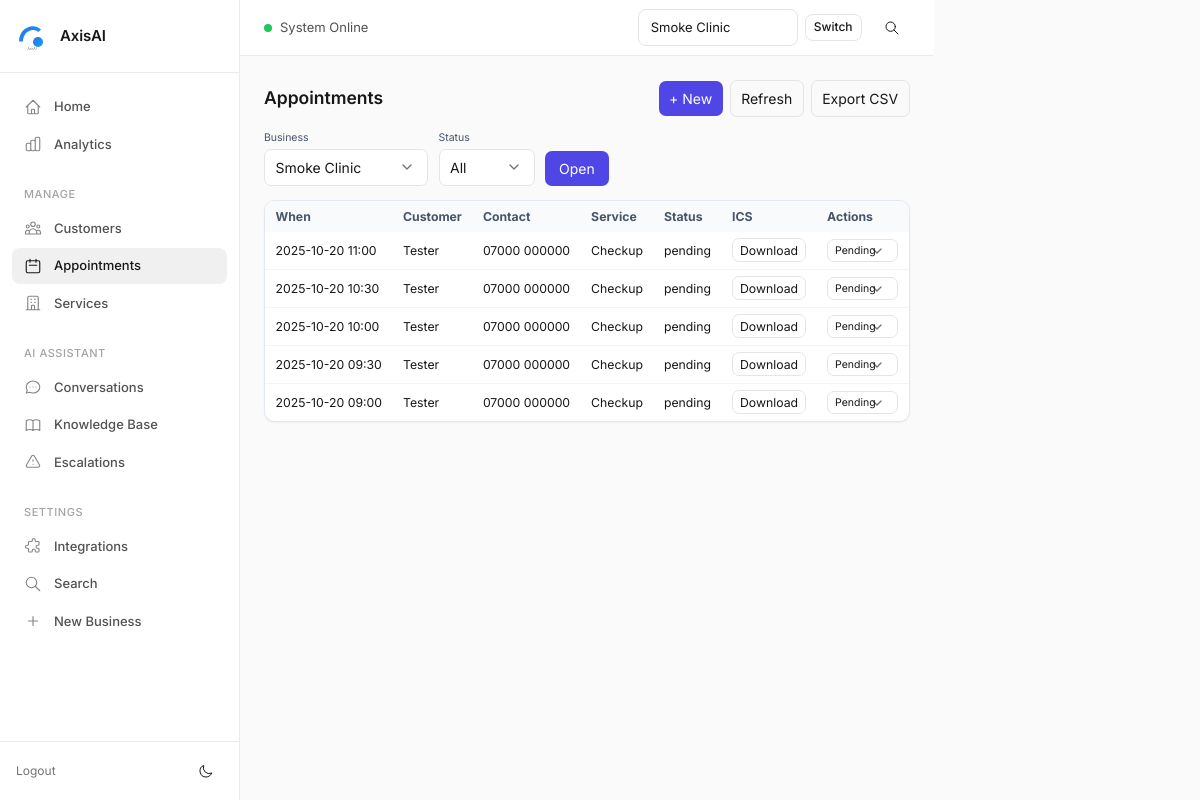
Before: /appointments?business_id=10 (signed in) with the older database file.
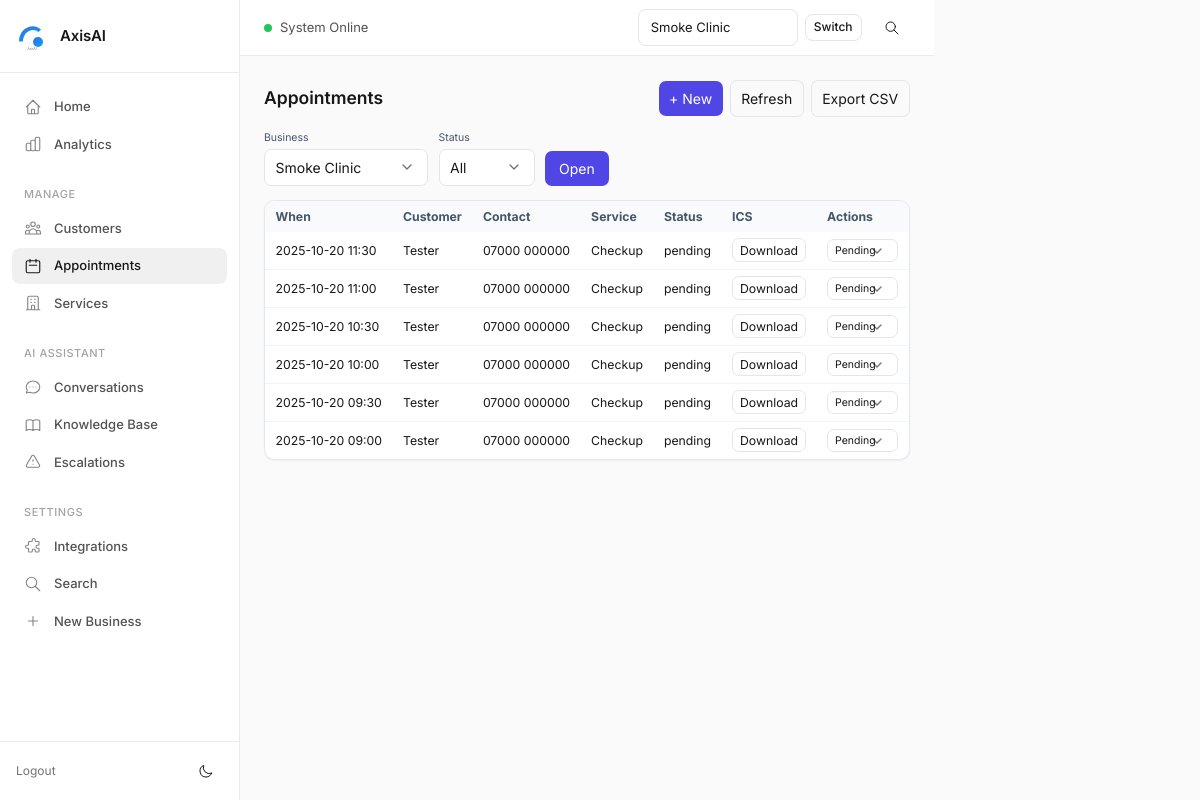
After: the same page with the newer database file.
### tables this page shows
CREATE TABLE appointments (
            id INTEGER PRIMARY KEY AUTOINCREMENT,
            business_id INTEGER NOT NULL,
            session_id INTEGER,
            date TEXT,
            time TEXT,
            service TEXT,
            created_at TEXT NOT NULL DEFAULT CURRENT_TIMESTAMP, customer_name TEXT, phone TEXT, start_at TEXT, notes TEXT, status TEXT NOT NULL DEFAULT 'pending', external_provider_key TEXT, external_id TEXT, source TEXT, customer_email TEXT, customer_id INTEGER REFERENCES customers(id),
            FOREIGN KEY (business_id) REFERENCES businesses(id),
            FOREIGN KEY (session_id) REFERENCES sessions(id)
        );

### appointments_bp.py (the view)
@bp.route("/appointments")
def appointments_index():
    if _need_login():
        return redirect(url_for("auth.login"))
    business_id = safe_int(request.args.get("business_id"))
    status = (request.args.get("status") or "").strip().lower()
    businesses = list_businesses(limit=500)
    business = next((b for b in businesses if b["id"] == business_id), None) if business_id else None
    appts = []
    if business:
        if not _owner_can_access(business_id):
            flash("Access denied.", "err")
            return redirect(url_for("appointments.appointments_index"))
        with get_conn() as con:
            if status and status in ("pending", "confirmed", "cancelled", "completed"):
                appts = con.execute("""
                    SELECT * FROM appointments
                    WHERE business_id=? AND status=?
                    ORDER BY COALESCE(start_at, created_at) DESC
                    LIMIT 500
                """, (business_id, status)).fetchall()
            else:
                appts = con.execute("""
                    SELECT * FROM appointments
                    WHERE business_id=?
                    ORDER BY COALESCE(start_at, created_at) DESC
                    LIMIT 500
                """, (business_id,)).fetchall()
    return render_template(
        "appointments.html",
        businesses=businesses,
        business=business,
        appts=appts,
        status=status
    )

### appointments_bp.py (called while the page is built, shortened)
def _user() -> Optional[dict]:
    return session.get("user")

def _need_login() -> bool:
    return _user() is None

def _owner_can_access(business_id: int) -> bool:
    user = _user()
    if not user:
        return False
    if user.get("role") == "admin":
        return True

### core/authz.py (called while the page is built)
def get_allowed_business_ids_for_user(user) -> List[int]:
    if not user:
        return []
    if user.get("role") == "admin":
        with get_conn() as con:
            return [r["id"] for r in con.execute("SELECT id FROM businesses").fetchall()]
    with get_conn() as con:
        rows = con.execute("SELECT business_id FROM business_users WHERE user_id=?", (user["id"],)).fetchall()
        return [r["business_id"] for r in rows]

### core/csrf.py (called while the page is built, shortened)
def _get_token():
    tok = session.get("csrf_token")
    if not tok:
        tok = secrets.token_urlsafe(32)
        session["csrf_token"] = tok
    return tok

def register_csrf(app):
    @app.context_processor
    def inject_csrf():
        return {"csrf_token": _get_token()}
    @app.before_request
    def enforce_csrf():
        if request.method in _EXEMPT_METHODS:
            return

### templates/appointments.html (shortened to what this page needs)
{% extends "base.html" %}
{% block content %}
<div class="flex items-center justify-between mb-4">
  <h1 class="text-xl font-semibold">Appointments</h1>
  <div class="flex items-center gap-2">
    {% if business %}
      <a class="px-3 py-2 rounded-lg bg-indigo-600 text-white hover:bg-indigo-700" href="{{ url_for('appointments.appointments_new', business_id=business['id']) }}">+ New</a>
      <a class="px-3 py-2 rounded-lg border hover:border-indigo-300" href="{{ url_for('appointments.appointments_index', business_id=business['id']) }}">Refresh</a>
      <a class="px-3 py-2 rounded-lg border hover:border-indigo-300" href="{{ url_for('appointments.appointments_export_csv', business_id=business['id'], status=status) }}">Export CSV</a>
    {% endif %}
  </div>
</div>
<form class="flex items-end gap-3 mb-4" method="get" action="{{ url_for('appointments.appointments_index') }}">
  <div>
    <label class="block text-xs text-slate-600 mb-1">Business</label>
    <select name="business_id" class="border rounded-lg px-3 py-2 bg-white">
      {% for b in businesses %}
        <option value="{{ b['id'] }}" {% if business and business['id']==b['id'] %}selected{% endif %}>{{ b['name'] }}</option>
      {% endfor %}
    </select>
  </div>
  <div>
    <label class="block text-xs text-slate-600 mb-1">Status</label>
    <select name="status" class="border rounded-lg px-3 py-2 bg-white">
      <option value="" {% if not status %}selected{% endif %}>All</option>
    </select>
  </div>
  <button class="px-4 py-2 rounded-lg bg-indigo-600 text-white hover:bg-indigo-700" type="submit">Open</button>
</form>
{% if not business %}
  <div class="rounded-xl border border-dashed border-slate-300 bg-white p-6 text-slate-600">Select a business.</div>
{% else %}
  {% if not appts %}
    <div class="rounded-xl border border-slate-200 bg-white p-6 text-slate-600">No appointments yet.</div>
  {% else %}
    <div class="overflow-x-auto rounded-xl border border-slate-200 bg-white shadow-sm">
      <table class="min-w-full text-sm">
        <thead class="bg-slate-50 text-slate-600">
          <tr>
            <th class="px-3 py-2 text-left">When</th>
            <th class="px-3 py-2 text-left">Customer</th>
            <th class="px-3 py-2 text-left">Contact</th>
            <th class="px-3 py-2 text-left">Service</th>
            <th class="px-3 py-2 text-left">Status</th>
            <th class="px-3 py-2 text-left">ICS</th>
            <th class="px-3 py-2 text-left">Actions</th>
          </tr>
        </thead>
        <tbody class="divide-y divide-slate-100">
          {% for a in appts %}
            <tr>
              <td class="px-3 py-2">{{ a['start_at'] or '—' }}</td>
              <td class="px-3 py-2">{{ a['customer_name'] or '—' }}</td>
              <td class="px-3 py-2">
                <div>{{ a['phone'] or '' }}</div>
              </td>
              <td class="px-3 py-2">{{ a['service'] or '—' }}</td>
              <td class="px-3 py-2">{{ a['status'] }}</td>
              <td class="px-3 py-2">
                {% if a['start_at'] %}
                  <a class="px-2 py-1 rounded-lg border hover:bg-slate-50" href="{{ url_for('appointments.appointments_ics', appt_id=a['id']) }}">Download</a>
                {% else %}—{% endif %}
              </td>
              <td class="px-3 py-2">
                <form method="post" action="{{ url_for('appointments.appointments_set_status', appt_id=a['id']) }}">
                  <select class="border rounded-lg px-2 py-1 text-xs" name="status" onchange="this.form.submit()">
                    {% for s in ['pending','confirmed','cancelled','completed'] %}
                      <option value="{{ s }}" {% if a['status']==s %}selected{% endif %}>{{ s|capitalize }}</option>
                    {% endfor %}
                  </select>
                </form>
              </td>
            </tr>
          {% endfor %}
        </tbody>
      </table>
    </div>
  {% endif %}
{% endif %}
{% endblock %}

Changed rows visible on the page:
added appointments: start_at "2025-10-20 11:30", customer_name "Tester", phone "07000 000000", service "Checkup", status "pending", status "Pending"
